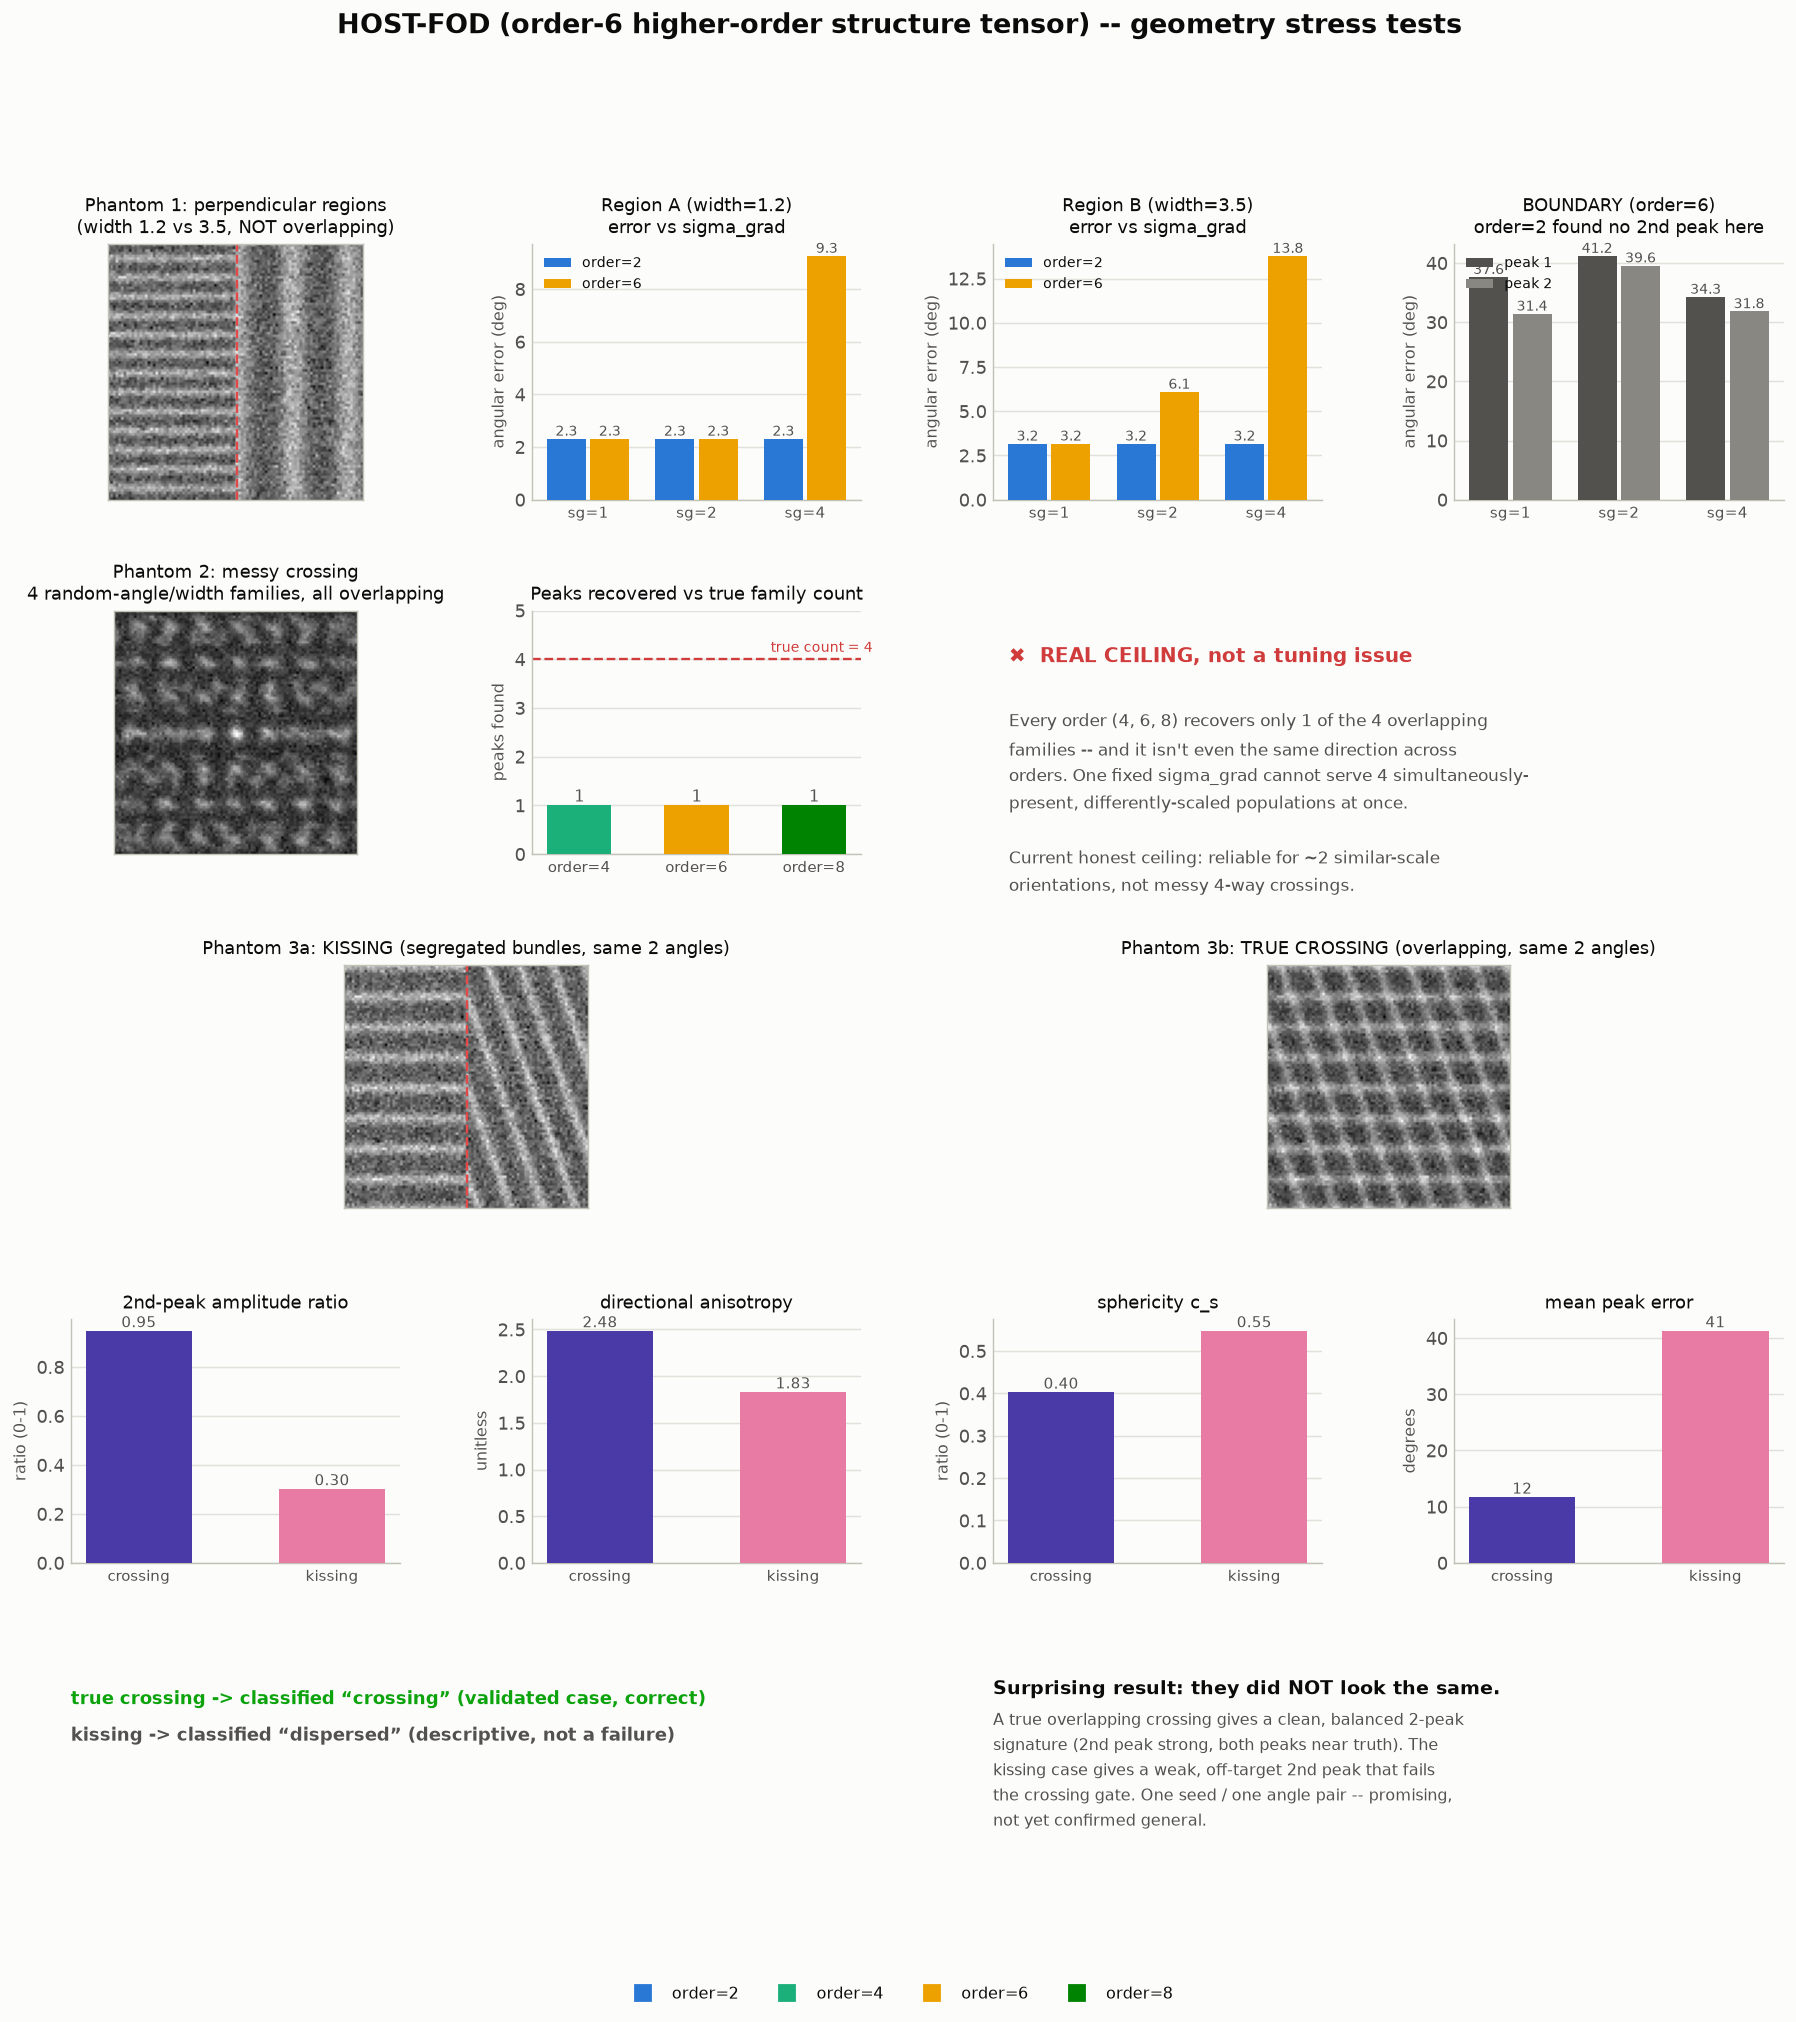

The script that saved this image:
"""
host_geometry_report.py

Compiles the three host_geometry_test.py phantoms (images) and their HOST-FOD
results (metrics) into a single summary PNG. Recomputes everything fresh from
the same phantom builders / analyse() calls used in host_geometry_test.py --
no hardcoded numbers -- so the figure stays reproducible from source.

Colour usage follows the dataviz skill's validated default palette
(references/palette.md): a fixed hue per structure-tensor ORDER wherever order
is the series being compared (2=blue, 4=aqua, 6=yellow, 8=green), a separate
fixed pair for the phantom-3 case comparison (crossing=violet, kissing=
magenta), and the status pair (good/critical) only as small icon+label tags on
classification outcomes -- never as the only signal.
"""

import numpy as np
import matplotlib
matplotlib.use("Agg")
import matplotlib.pyplot as plt
from matplotlib.lines import Line2D
from matplotlib.gridspec import GridSpec

from host_fod import analyse, classify
from host_geometry_test import (
    make_two_region_phantom, make_messy_crossing, make_kissing_phantom,
    make_true_crossing_same_angles, _patch_at, _ang_err, _match_dirs, SHAPE,
)

# ---------------------------------------------------------------------------
# palette (dataviz skill reference palette, light mode)
# ---------------------------------------------------------------------------
SURFACE = "#fcfcfb"
INK = "#0b0b0b"
INK2 = "#52514e"
MUTED = "#898781"
GRID = "#e1e0d9"
BASELINE = "#c3c2b7"
GOOD = "#0ca30c"
CRITICAL = "#d03b3b"

ORDER_COLOR = {2: "#2a78d6", 4: "#1baf7a", 6: "#eda100", 8: "#008300"}
CASE_COLOR = {"true crossing": "#4a3aa7", "kissing": "#e87ba4"}
BOUNDARY_LINE = "#e34948"

plt.rcParams.update({
    "font.family": "sans-serif",
    "text.color": INK, "axes.edgecolor": BASELINE, "axes.labelcolor": INK2,
    "xtick.color": INK2, "ytick.color": INK2, "figure.facecolor": SURFACE,
    "axes.facecolor": SURFACE, "savefig.facecolor": SURFACE,
})


def _style_ax(ax, ylabel=None, title=None):
    for s in ("top", "right"):
        ax.spines[s].set_visible(False)
    for s in ("left", "bottom"):
        ax.spines[s].set_color(BASELINE)
    ax.grid(axis="y", color=GRID, lw=0.8, zorder=0)
    ax.set_axisbelow(True)
    ax.tick_params(length=0)
    if ylabel:
        ax.set_ylabel(ylabel, fontsize=9)
    if title:
        ax.set_title(title, fontsize=10, color=INK, pad=6)


def _bar_group(ax, categories, series, colors, ylabel, title, value_fmt="{:.1f}"):
    """series: dict(name -> list of values aligned with categories)."""
    n_series = len(series)
    x = np.arange(len(categories))
    width = 0.8 / n_series
    for i, (name, vals) in enumerate(series.items()):
        xs = x + (i - (n_series - 1) / 2) * width
        bars = ax.bar(xs, vals, width * 0.9, color=colors[name], zorder=3, label=name)
        for b, v in zip(bars, vals):
            if np.isfinite(v):
                ax.text(b.get_x() + b.get_width() / 2, b.get_height(),
                       value_fmt.format(v), ha="center", va="bottom",
                       fontsize=7.5, color=INK2)
    ax.set_xticks(x); ax.set_xticklabels(categories, fontsize=8.5)
    _style_ax(ax, ylabel=ylabel, title=title)
    ax.legend(fontsize=7.5, frameon=False, loc="upper left")


if __name__ == "__main__":
    h = SHAPE[0] // 2
    q, tq = SHAPE[0] // 4, 3 * SHAPE[0] // 4

    fig = plt.figure(figsize=(17, 15.5))
    gs = GridSpec(5, 4, figure=fig, height_ratios=[1.05, 1.0, 1.0, 1.0, 0.5],
                 hspace=0.5, wspace=0.4)

    fig.suptitle("HOST-FOD (order-6 higher-order structure tensor) -- geometry stress tests",
                color=INK, fontsize=15, y=0.995, fontweight="bold")

    # =======================================================================
    # PHANTOM 1 -- perpendicular regions, different widths
    # =======================================================================
    vol1, tr1 = make_two_region_phantom()
    ax_img1 = fig.add_subplot(gs[0, 0])
    ax_img1.imshow(vol1[h], cmap="gray")
    ax_img1.axvline(h, color=BOUNDARY_LINE, ls="--", lw=1.3)
    ax_img1.set_xticks([]); ax_img1.set_yticks([])
    ax_img1.set_title("Phantom 1: perpendicular regions\n(width 1.2 vs 3.5, NOT overlapping)",
                      fontsize=10)
    for s in ax_img1.spines.values():
        s.set_color(BASELINE)

    sigmas = [1.0, 2.0, 4.0]
    regionA_err = {2: [], 6: []}
    regionB_err = {2: [], 6: []}
    for order in (2, 6):
        for sg in sigmas:
            mA = analyse(_patch_at(vol1, (h, h, q)), sigma_grad=sg, order=order)
            mB = analyse(_patch_at(vol1, (h, h, tq)), sigma_grad=sg, order=order)
            regionA_err[order].append(_ang_err(mA["dirs"][0], tr1["d1"]) if mA and mA["dirs"] is not None else np.nan)
            regionB_err[order].append(_ang_err(mB["dirs"][0], tr1["d2"]) if mB and mB["dirs"] is not None else np.nan)

    ax_a = fig.add_subplot(gs[0, 1])
    _bar_group(ax_a, [f"sg={s:g}" for s in sigmas],
              {"order=2": regionA_err[2], "order=6": regionA_err[6]},
              {"order=2": ORDER_COLOR[2], "order=6": ORDER_COLOR[6]},
              "angular error (deg)", "Region A (width=1.2)\nerror vs sigma_grad")

    ax_b = fig.add_subplot(gs[0, 2])
    _bar_group(ax_b, [f"sg={s:g}" for s in sigmas],
              {"order=2": regionB_err[2], "order=6": regionB_err[6]},
              {"order=2": ORDER_COLOR[2], "order=6": ORDER_COLOR[6]},
              "angular error (deg)", "Region B (width=3.5)\nerror vs sigma_grad")

    peak1_err, peak2_err = [], []
    for sg in sigmas:
        m = analyse(_patch_at(vol1, (h, h, h)), sigma_grad=sg, order=6)
        if m and m["dirs"] is not None and len(m["dirs"]) >= 2:
            e1 = min(_ang_err(m["dirs"][0], tr1["d1"]), _ang_err(m["dirs"][0], tr1["d2"]))
            e2 = min(_ang_err(m["dirs"][1], tr1["d1"]), _ang_err(m["dirs"][1], tr1["d2"]))
        else:
            e1 = e2 = np.nan
        peak1_err.append(e1); peak2_err.append(e2)

    ax_c = fig.add_subplot(gs[0, 3])
    _bar_group(ax_c, [f"sg={s:g}" for s in sigmas],
              {"peak 1": peak1_err, "peak 2": peak2_err},
              {"peak 1": INK2, "peak 2": MUTED},
              "angular error (deg)", "BOUNDARY (order=6)\norder=2 found no 2nd peak here")

    # =======================================================================
    # PHANTOM 2 -- messy 4-family crossing
    # =======================================================================
    vol2, tr2 = make_messy_crossing()
    ax_img2 = fig.add_subplot(gs[1, 0])
    ax_img2.imshow(vol2[h], cmap="gray")
    ax_img2.set_xticks([]); ax_img2.set_yticks([])
    ax_img2.set_title(f"Phantom 2: messy crossing\n{len(tr2['dirs'])} random-angle/width families, all overlapping",
                      fontsize=10)
    for s in ax_img2.spines.values():
        s.set_color(BASELINE)

    orders2 = [4, 6, 8]
    npeaks = []
    for order in orders2:
        m = analyse(_patch_at(vol2, (h, h, h)), sigma_grad=2.0, order=order)
        npeaks.append(0 if m is None else m["n_peaks"])

    ax_npk = fig.add_subplot(gs[1, 1])
    x = np.arange(len(orders2))
    bars = ax_npk.bar(x, npeaks, 0.55, color=[ORDER_COLOR[o] for o in orders2], zorder=3)
    for b, v in zip(bars, npeaks):
        ax_npk.text(b.get_x() + b.get_width() / 2, v, str(v), ha="center", va="bottom",
                   fontsize=9, color=INK2)
    ax_npk.axhline(len(tr2["dirs"]), color=CRITICAL, ls="--", lw=1.3, zorder=2)
    ax_npk.text(len(orders2) - 0.5, len(tr2["dirs"]) + 0.08, "true count = 4",
               color=CRITICAL, fontsize=8, ha="right", va="bottom")
    ax_npk.set_xticks(x); ax_npk.set_xticklabels([f"order={o}" for o in orders2], fontsize=8.5)
    ax_npk.set_ylim(0, len(tr2["dirs"]) + 1)
    _style_ax(ax_npk, ylabel="peaks found", title="Peaks recovered vs true family count")

    ax_txt2 = fig.add_subplot(gs[1, 2:])
    ax_txt2.axis("off")
    ax_txt2.text(0.02, 0.85,
                "✖  REAL CEILING, not a tuning issue", color=CRITICAL, fontsize=11,
                fontweight="bold", va="top")
    ax_txt2.text(0.02, 0.60,
                "Every order (4, 6, 8) recovers only 1 of the 4 overlapping\n"
                "families -- and it isn't even the same direction across\n"
                "orders. One fixed sigma_grad cannot serve 4 simultaneously-\n"
                "present, differently-scaled populations at once.\n\n"
                "Current honest ceiling: reliable for ~2 similar-scale\n"
                "orientations, not messy 4-way crossings.",
                color=INK2, fontsize=9.5, va="top", linespacing=1.6)

    # =======================================================================
    # PHANTOM 3 -- kissing vs true crossing
    # =======================================================================
    kiss, trk = make_kissing_phantom()
    cross, trc = make_true_crossing_same_angles()

    ax_k = fig.add_subplot(gs[2, 0:2])
    ax_k.imshow(kiss[h], cmap="gray")
    ax_k.axvline(h, color=BOUNDARY_LINE, ls="--", lw=1.3)
    ax_k.set_xticks([]); ax_k.set_yticks([])
    ax_k.set_title("Phantom 3a: KISSING (segregated bundles, same 2 angles)", fontsize=10)
    for s in ax_k.spines.values():
        s.set_color(BASELINE)

    ax_x = fig.add_subplot(gs[2, 2:4])
    ax_x.imshow(cross[h], cmap="gray")
    ax_x.set_xticks([]); ax_x.set_yticks([])
    ax_x.set_title("Phantom 3b: TRUE CROSSING (overlapping, same 2 angles)", fontsize=10)
    for s in ax_x.spines.values():
        s.set_color(BASELINE)

    metrics = {}
    for name, vol, tr in [("true crossing", cross, trc), ("kissing", kiss, trk)]:
        m = analyse(_patch_at(vol, (h, h, h)), sigma_grad=2.0, order=6)
        if m and m["dirs"] is not None and len(m["dirs"]) >= 2:
            e1 = min(_ang_err(m["dirs"][0], tr["d1"]), _ang_err(m["dirs"][0], tr["d2"]))
            e2 = min(_ang_err(m["dirs"][1], tr["d1"]), _ang_err(m["dirs"][1], tr["d2"]))
            peak_err = 0.5 * (e1 + e2)
        else:
            peak_err = np.nan
        metrics[name] = dict(amp2=m["amp2"], aniso=m["aniso"], cs=m["c_s"], peak_err=peak_err,
                             label=classify(m))

    mini_specs = [("amp2", "2nd-peak amplitude ratio", "ratio (0-1)", "{:.2f}"),
                 ("aniso", "directional anisotropy", "unitless", "{:.2f}"),
                 ("cs", "sphericity c_s", "ratio (0-1)", "{:.2f}"),
                 ("peak_err", "mean peak error", "degrees", "{:.0f}")]
    for i, (key, title, ylab, fmt) in enumerate(mini_specs):
        ax_m = fig.add_subplot(gs[3, i])
        vals = [metrics["true crossing"][key], metrics["kissing"][key]]
        names = ["crossing", "kissing"]
        colors = [CASE_COLOR["true crossing"], CASE_COLOR["kissing"]]
        bars = ax_m.bar(names, vals, 0.55, color=colors, zorder=3)
        for b, v in zip(bars, vals):
            lbl = "n/a" if not np.isfinite(v) else fmt.format(v)
            ax_m.text(b.get_x() + b.get_width() / 2, (0 if not np.isfinite(v) else v),
                     lbl, ha="center", va="bottom", fontsize=8.5, color=INK2)
        _style_ax(ax_m, ylabel=ylab, title=title)
        ax_m.tick_params(axis="x", labelsize=8.5)

    ax_lab = fig.add_subplot(gs[4, 0:2])
    ax_lab.axis("off")
    ok_x = GOOD if metrics["true crossing"]["label"] == "crossing" else CRITICAL
    ax_lab.text(0.0, 0.75, f"true crossing -> classified “{metrics['true crossing']['label']}” "
                          "(validated case, correct)",
               fontsize=10, color=ok_x, fontweight="bold")
    ax_lab.text(0.0, 0.45, f"kissing -> classified “{metrics['kissing']['label']}” "
                          "(descriptive, not a failure)",
               fontsize=10, color=INK2, fontweight="bold")

    ax_verdict = fig.add_subplot(gs[4, 2:4])
    ax_verdict.axis("off")
    ax_verdict.text(0.0, 0.95,
                   "Surprising result: they did NOT look the same.", color=INK,
                   fontsize=10.5, fontweight="bold", va="top")
    ax_verdict.text(0.0, 0.72,
                   "A true overlapping crossing gives a clean, balanced 2-peak\n"
                   "signature (2nd peak strong, both peaks near truth). The\n"
                   "kissing case gives a weak, off-target 2nd peak that fails\n"
                   "the crossing gate. One seed / one angle pair -- promising,\n"
                   "not yet confirmed general.",
                   color=INK2, fontsize=9, va="top", linespacing=1.55)

    # legend strip for the order colour mapping (shared meaning across panels 1-2)
    fig.legend(handles=[Line2D([], [], color=c, marker="s", ls="", ms=9, label=f"order={o}")
                        for o, c in ORDER_COLOR.items()],
              loc="lower center", ncol=4, frameon=False, fontsize=9, bbox_to_anchor=(0.5, 0.0))

    fig.savefig("host_geometry_report.png", dpi=130, bbox_inches="tight")
    print("Saved host_geometry_report.png")
